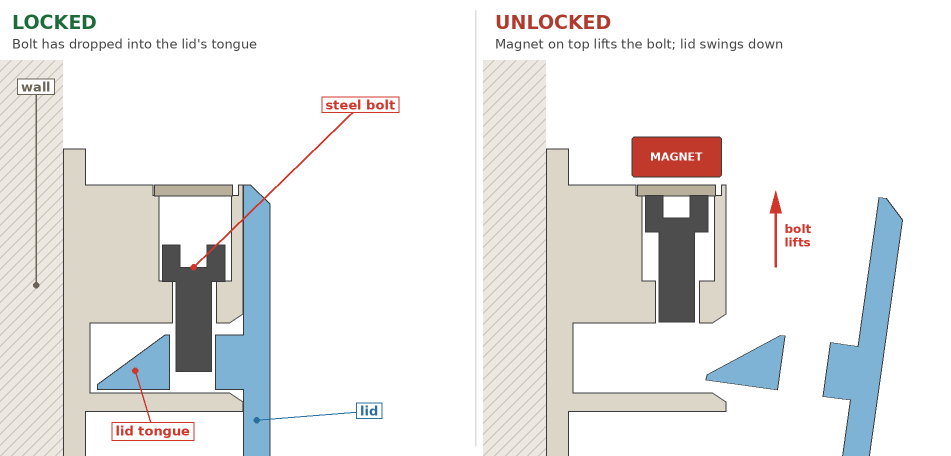
#> input picture switch-guard/renders/3_how_the_latch_works.png, 1902 x 912 px, given in place of closed.png, which was not available (shown at 1/2 size)
$ python annotate.py . 3_how_the_latch_works.png
#> lines starting #> are read from the running program, lines starting #| are printed output that depends on the picture
#> further down, closed is the input picture: PIL image 1902x912 RGB; mean R, G, B 234, 233.6, 232.6
"""Adds captions and callouts to the raw OpenSCAD renders."""
import sys
from PIL import Image, ImageDraw, ImageFont

src, dst = sys.argv[1], sys.argv[2]

def font(size, bold=False):
    name = "DejaVuSans-Bold.ttf" if bold else "DejaVuSans.ttf"
    for d in ("/usr/share/fonts/truetype/dejavu/", ""):
        try:
            return ImageFont.truetype(d + name, size)
        except OSError:
            pass
    return ImageFont.load_default()

def caption(img, title, sub):
#> called with title = '1. Closed: a plain box, nothing to press'
    w, h = img.size
#> w = 1902; h = 912
    out = Image.new("RGB", (w, h + 150), "white")
#> out: PIL image 1902x1062 RGB; every value is 255
    out.paste(img, (0, 0))
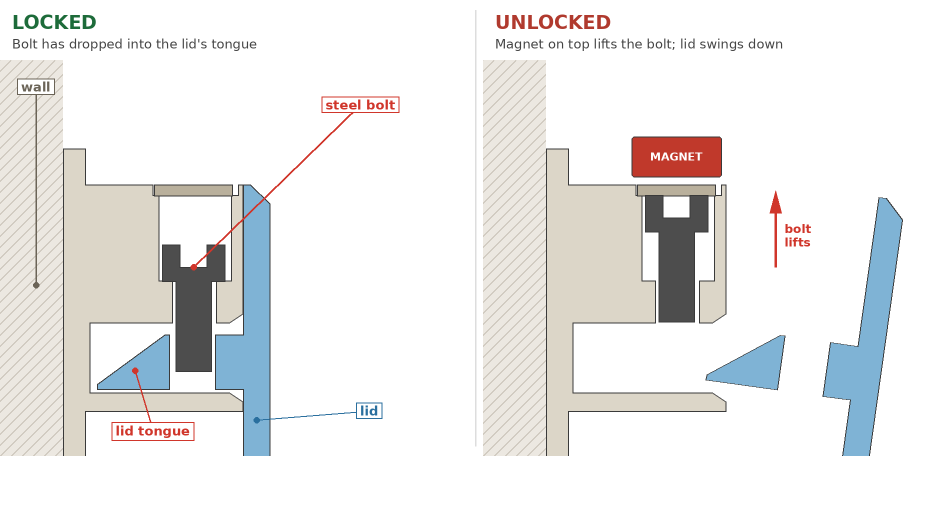
#> out: PIL image 1902x1062 RGB (shown at 1/2 size); mean R, G, B 237, 236.6, 235.8
    d = ImageDraw.Draw(out)
    d.text((40, h + 22), title, fill="#1d1d1f", font=font(44, True))
    d.text((40, h + 88), sub, fill="#555", font=font(30))
    return out

closed = Image.open(f"{src}/closed.png").convert("RGB")
caption(closed, "1. Closed: a plain box, nothing to press",
        "No keyhole, button or slider. The lid locks itself when shut.").save(f"{dst}/1_closed.png")
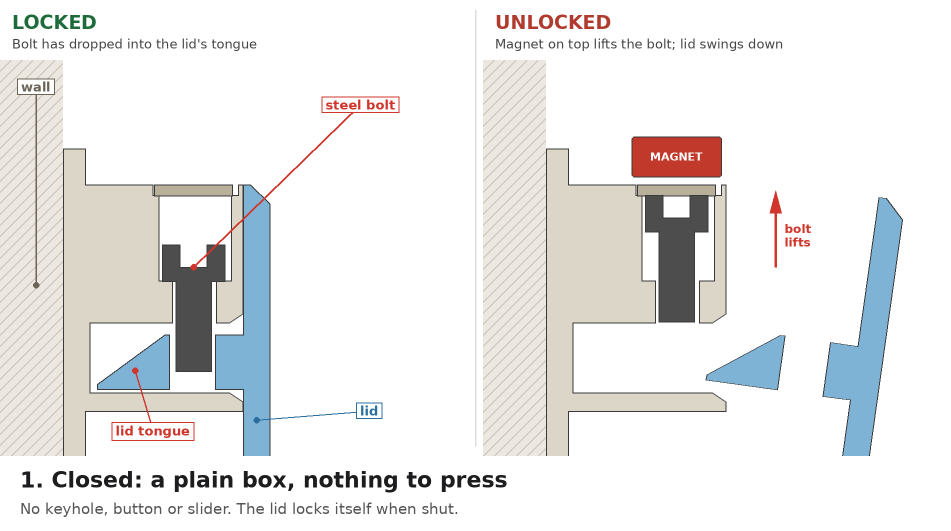
#> saved as 1_closed.png: PIL image 1902x1062 RGB (shown at 1/2 size); mean R, G, B 235.2, 234.8, 234

op = Image.open(f"{src}/open.png").convert("RGB")
caption(op, "2. Opened by an adult with the magnet key",
        "The lid swings down on its hinge; switches work as normal.").save(f"{dst}/2_open.png")
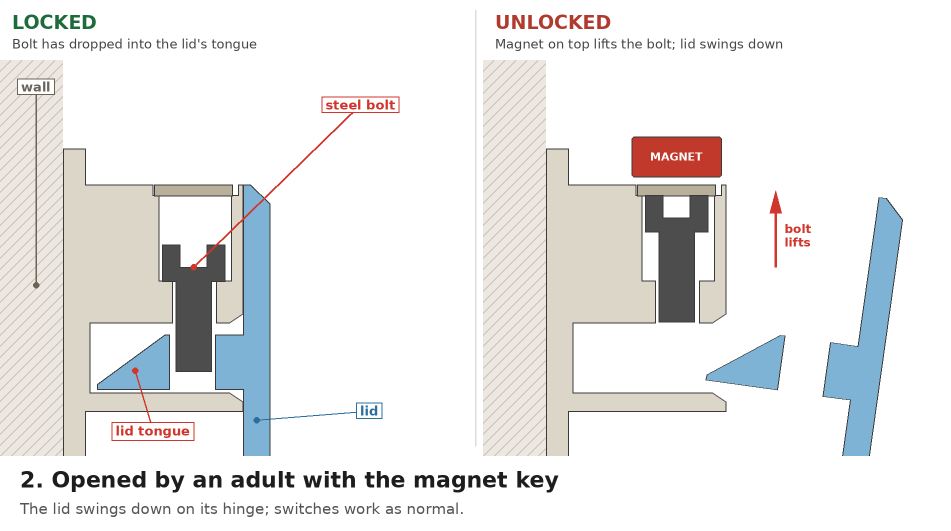
#> saved as 2_open.png: PIL image 1902x1062 RGB (shown at 1/2 size); mean R, G, B 235, 234.6, 233.7

#> (the run stopped early here; a loop or call above may not have finished)
